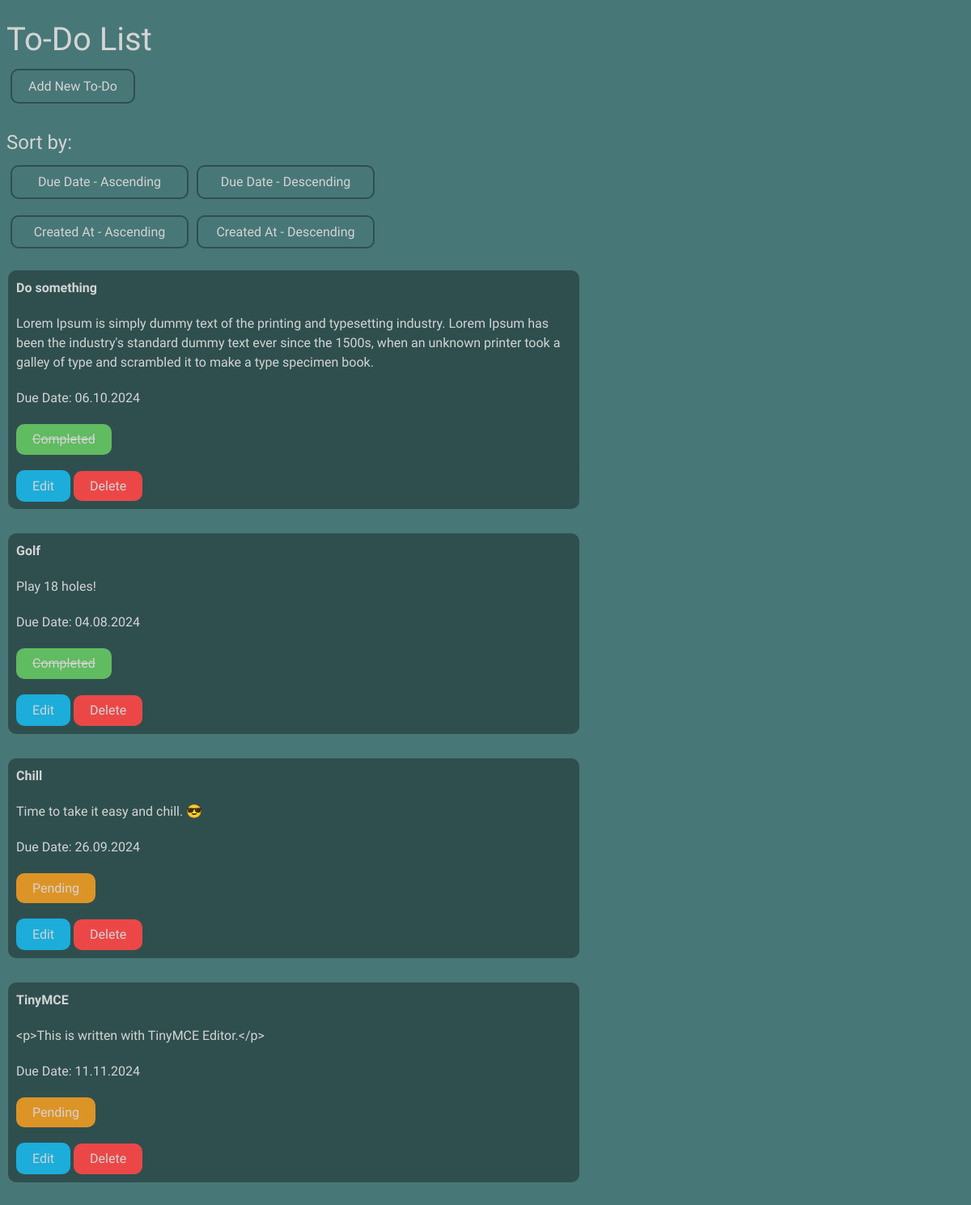
The page / on the database its author committed.
### tables this page shows
CREATE TABLE `todos` (
  `id` int(11) NOT NULL,
  `title` varchar(255) NOT NULL,
  `description` text DEFAULT NULL,
  `due_date` date DEFAULT NULL,
  `status` enum('Pending','Completed') DEFAULT 'Pending',
  `created_at` timestamp NOT NULL DEFAULT current_timestamp()
);

### index.php (the view, shortened to what this page needs)
<?php
include 'connectorDB.php';
$orderBy = '';
?>
<!DOCTYPE html>
<html lang="en">
<head>
  <link rel="stylesheet" href="todo-style.css">
</head>
<body>
  <h1>To-Do List</h1>
  <br>
  <a id="add-btn" href="create.php">Add New To-Do</a>
  <br><br>
  <h2>Sort by:</h2>
  <form action="" method="POST" id="sort-btns">
    <div id="dd-btns">
      <button name="due_date_asc" id="dd-asc">Due Date - Ascending</button>
      <button name="due_date_desc" id="dd-desc">Due Date - Descending</button>
    </div>
    <div id="ca-btns">
      <button name="created_at_asc" id="ca-asc">Created At - Ascending</button>
      <button name="created_at_desc" id="ca-desc">Created At - Descending</button>
    </div>
  </form>
  <table>
    <?php
    $sql = "SELECT * FROM todos $orderBy";
    $stmt = $pdo->prepare($sql);
    $stmt->execute();
    $data = $stmt->fetchAll(PDO::FETCH_ASSOC);
    if ($data) {
      foreach ($data as $row) {
        $btnClass = $row['status'] === 'Pending' ? 'pending-btn' : 'completed-btn';
        $btnLabel = $row['status'] === 'Pending' ? 'Pending' : 'Completed';
    ?>
        <tr>
          <td id="list-title"><?= htmlspecialchars($row['title']) ?></td>
          <td><?= htmlspecialchars($row['description']) ?></td>
          <td id="list-due-date">Due Date: <?= date("d.m.Y", strtotime($row['due_date'])) ?></td>
          <td>
            <form action="update_status.php" method="POST">
              <button type="submit" class="<?= $btnClass; ?>">
                <?= $btnLabel; ?>
              </button>
            </form>
          </td>
          <td id="td-btns">
            <a id="edit-btn" href="edit.php?id=<?= htmlspecialchars($row['id']); ?>">Edit</a>
            <form id="dlt-form" action="delete.php" method="POST">
              <button id="dlt-btn" type="submit" name="delete" value="<?= htmlspecialchars($row['id']); ?>">Delete</button>
            </form>
          </td>
        </tr>
      <?php
      }
    } else {
      ?>
      <tr>
        <td>No To-Do's</td>
      </tr>
    <?php
    }
    ?>
  </table>
</body>
</html>

### todo-style.css (style rules this page uses)
*, *::before, *::after { box-sizing: border-box; }
html { -moz-text-size-adjust: none; -webkit-text-size-adjust: none; text-size-adjust: none; }
body, h1, h2, h3, h4, p, figure, blockquote, dl, dd { margin-block-end: 0; }
body { min-height: 100vh; line-height: 1.5; }
h1, h2, h3, h4, button, input, label { line-height: 1.1; }
h1, h2, h3, h4 { text-wrap: balance; }
a:not([class]) { text-decoration-skip-ink: auto; color: currentColor; }
input, button, textarea, select { font-family: inherit; font-size: inherit; }
:root { --bg-color: #487777; --container-color: #2f4f4f; }
* { font-family: "SUSE", sans-serif; font-optical-sizing: auto; font-weight: 400; font-style: normal; color: #d4d4d4; }
html { background-color: #487777; }
h1 { font-size: 2.5rem; }
#sort-btns { background-color: #487777; margin-top: 10px; }
#dd-btns { margin-bottom: 10px; display: flex; }
#ca-btns { margin-bottom: 10px; display: flex; }
#add-btn, #dd-asc, #dd-desc, #ca-asc, #ca-desc { background-color: transparent; border: 2px solid var(--container-color); border-radius: 10px; padding: 10px 20px; cursor: pointer; text-decoration: none; width: 220px; margin: 5px; }
table { margin-top: 20px; width: 60%; }
tr { display: flex; flex-direction: column; border-collapse: collapse; border-radius: 15px; margin-bottom: 30px; }
td:first-child, td:last-child { border-radius: 10px; }
td { padding: 10px; }
tr, td, form { background-color: var(--container-color); }
#list-title { font-weight: bold; }
.pending-btn { background-color: #dd9426; border: none; border-radius: 10px; padding: 10px 20px; cursor: pointer; }
.completed-btn { background-color: #61bb61; border: none; border-radius: 10px; padding: 10px 20px; cursor: pointer; text-decoration: line-through; }
#edit-btn { background-color: #1cadda; border: none; border-radius: 10px; padding: 10px 20px; cursor: pointer; text-decoration: none; }
#dlt-btn { background-color: #ec4747; border: none; border-radius: 10px; padding: 10px 20px; cursor: pointer; }
#dlt-form { display: inline; }

### rows shown on the page
todos: title "Do something", description "Lorem Ipsum is simply dummy text of the printing and typesetting industry. Lorem Ipsum has been the industry's standard dummy text ever since the 1500s, when an unknown printer took a galley of type and scrambled it to make a type specimen book.", due_date "06.10.2024", status "Completed", $row['id'] 7 (drawn)
todos: title "Golf", description "Play 18 holes!", due_date "04.08.2024", status "Completed", $row['id'] 10 (drawn)
todos: title "Chill", description "Time to take it easy and chill. 😎", due_date "26.09.2024", status "Pending", $row['id'] 31 (drawn)
todos: title "TinyMCE", description "<p>This is written with TinyMCE Editor.</p>", due_date "11.11.2024", status "Pending", $row['id'] 53 (drawn)
